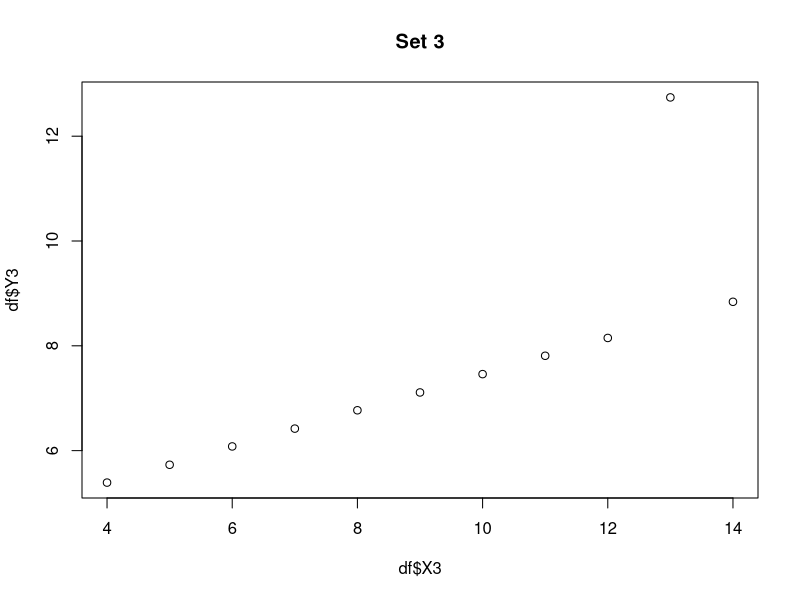
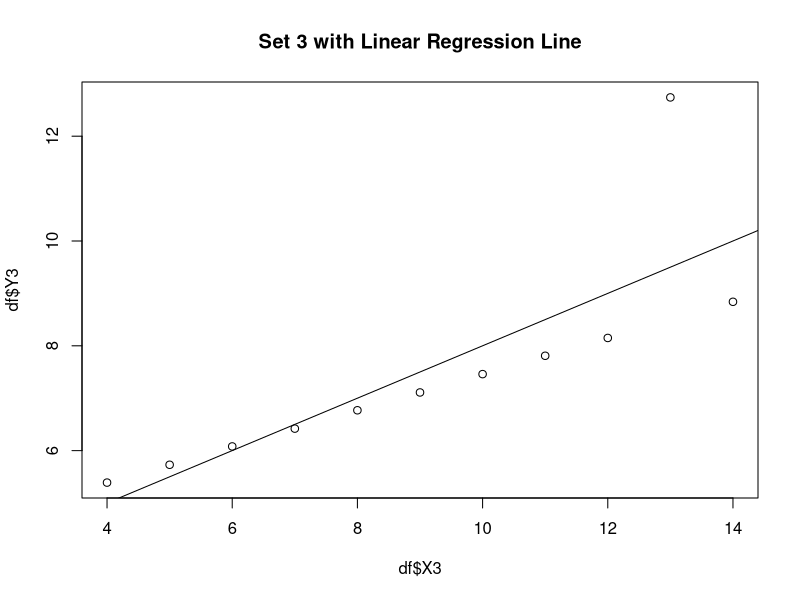
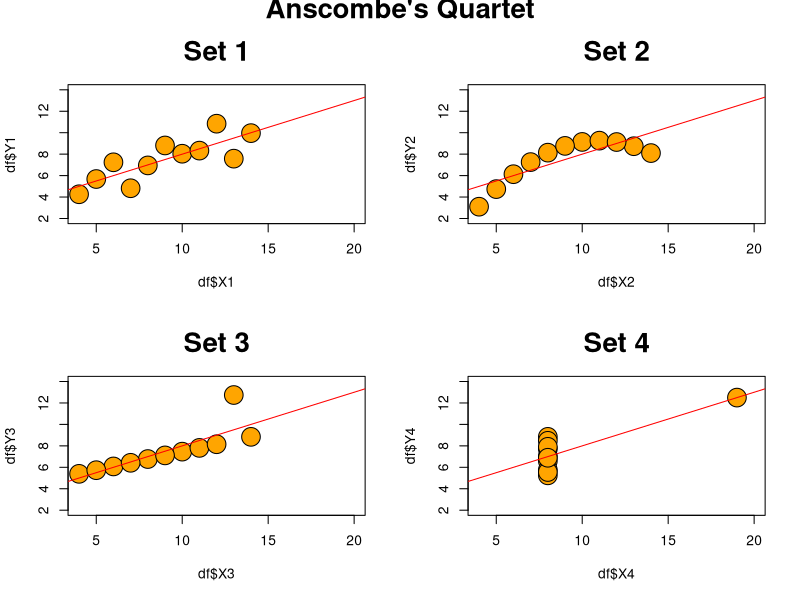

Source code (R) for these figures, in order:
## ---- chunk 1
options(page_numbering = T)

## ---- chunk 2
setwd('//dsfin/corpcom/LBBDR/TNG/Session 2')

## ---- chunk 3
df <- read.csv('session2a.csv')
## ---- chunk 4
summary(df)
## ---- chunk 5
#Linear models are to be written as y predicted by x
model <- lm(Y2 ~ X2, data = df)
model
## ---- chunk 6
summary(model)$r.squared
## ---- chunk 7
cor(df$X1, df$Y1)
## ---- chunk 8
library(grid)
## ---- chunk 9
plot(df$X3, df$Y3, main='Set 3')
## ---- chunk 10
#create the scatter plot
plot(df$X3, df$Y3, main="Set 3 with Linear Regression Line")

#add the linear model line to the plot
abline(model)
## ---- chunk 11
#--- add linear model -----
par(mfrow=c(2,2), oma=c(0,0,1,0), cex.main = 2)

plot(df$X1, df$Y1, main="Set 1", col='black', bg = 'orange', xlim = c(4,20), ylim = c(2,14), cex=3, pch=21)
abline(model, col='red')

plot(df$X2, df$Y2, main="Set 2", col='black', bg = 'orange', xlim = c(4,20), ylim = c(2,14), cex=3, pch=21)
abline(model, col='red')

plot(df$X3, df$Y3, main="Set 3", col='black', bg = 'orange', xlim = c(4,20), ylim = c(2,14), cex=3, pch=21)
abline(model, col='red')

plot(df$X4, df$Y4, main="Set 4", col='black', bg = 'orange', xlim = c(4,20), ylim = c(2,14), cex=3, pch=21)
abline(model, col='red')

title("Anscombe's Quartet", outer = TRUE)
